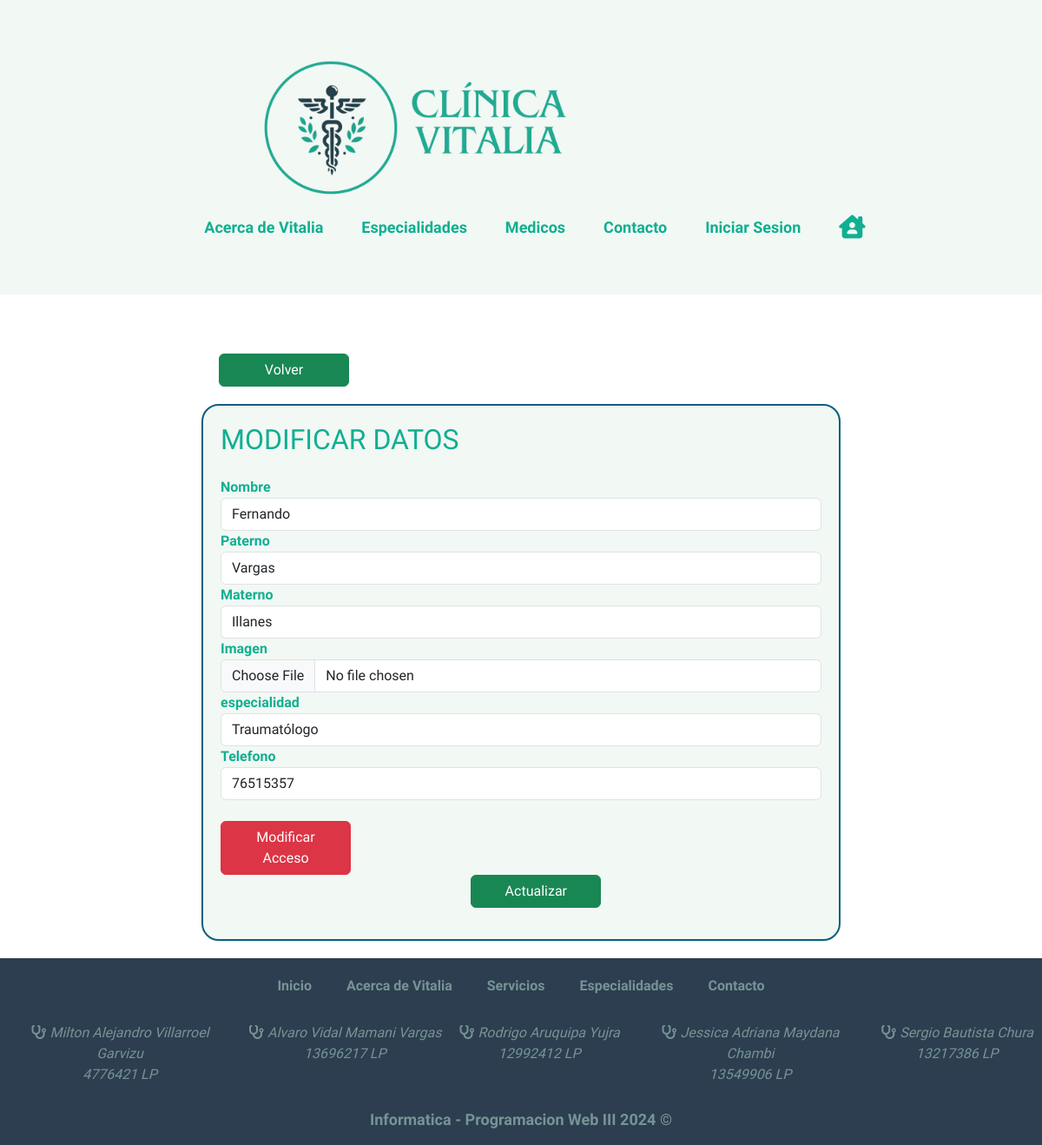
Screenshot of /admin/medicos/modificarMedico.php?cod=1 with the database file from the repository.
### tables this page shows
CREATE TABLE `medico` (
  `idMedico` int(11) NOT NULL,
  `mNombre` varchar(45) NOT NULL,
  `mPaterno` varchar(45) NOT NULL,
  `mMaterno` varchar(45) NOT NULL,
  `mTelefono` varchar(20) NOT NULL,
  `especialidad` varchar(45) NOT NULL,
  `mCi` varchar(20) NOT NULL,
  `imagen` varchar(100) NOT NULL,
  `email` varchar(80) NOT NULL,
  `pasword` char(65) NOT NULL,
  `estado` varchar(20) NOT NULL DEFAULT 'Activo'
);

### admin/medicos/modificarMedico.php (the view, shortened to what this page needs)
<?php
    $db=conectarDB();
    $cod=$_GET['cod'];
    $tipo=$_SESSION['tipo'];
                    ?>
    <?php
        $consulta="select * from medico where idMedico='$cod'";
        $res=mysqli_query($db,$consulta);
        while($fila=mysqli_fetch_array($res))
        {
    ?>
<div class="container mt-5">
    <div class="row justify-content-center">
        <div class="col-md-8">
            <a style="margin: 20px;" href="/clinica/<?=($tipo=='administradores'?'admin/medicos/listadoMedico':($tipo=='medicos'?'admin/indexM':($tipo=='pacientes'?'admin/indexP':'index')))?>.php" class="btn btn-success">Volver</a>
            <div class="formulario">
                <h2 class="mb-4">MODIFICAR DATOS</h2>
                <form action="modificarMedico.php?cod=<?php echo $fila['idMedico']; ?>" method="post" enctype="multipart/form-data">
                    <div class="row">
                        <div class="col-md-12">
                            <div class="form-group">
                                <td>Nombre</td>
                                <td><input type="text" class="form-control" name="nom" id="nom" value="<?php echo $fila['mNombre']; ?>"></td>
                            </div>
                            <div class="form-group">
                                <td>Paterno</td>
                                <td><input type="text" class="form-control" name="pat" id="pat" value="<?php echo $fila['mPaterno']; ?>"></td>
                            </div>
                            <div class="form-group">
                                 <td>Materno</td>
                                <td><input type="text" class="form-control" name="mat" id="mat" value="<?php echo $fila['mMaterno']; ?>"></td>
                            </div>
                            <div class="form-group">
                                <td>Imagen</td>
                                <td><input type="file" class="form-control" accept="image/jpeg, image/png" name="imagen" id="imagen" value="<?php echo $fila['imagen']; ?>"></td>
                            </div>
                            <div class="form-group">
                                 <td>especialidad</td>
                                <td><input type="text" class="form-control" name="esp" id="esp" value="<?php echo $fila['especialidad']; ?>"></td>
                            </div>
                            <div class="form-group">
                                <td>Telefono</td>
                                <td><input type="text" class="form-control" name="tel" id="tel" value="<?php echo $fila['mTelefono']; ?>"></td>
                            </div>
                            <br>
                            <div class="row">
                                <div class="form-group col-md-6">
                                    <button type="button" class="btn btn-danger" data-bs-toggle="modal" data-bs-target="#password">
                                    Modificar Acceso
                                    </button>
                                </div>
                            </div>
                            <button type="submit" name="Modificar" id="Modificar" value="Modificar" class="btn btn-success offset-md-5">Actualizar</button>
                            <?php
                                }
                            ?>
                        </div>
                    </div>
                </form>
            </div>
        </div>
    </div>
</div>

### paginas/acercade/estilode1.css (style rules this page uses)
:root { --color-azul-claro: #5DADE2; --color-blanco: #FFFFFF; --color-gris-verdoso: #2C3E50; --color-gris: #779394; --color-verde-azul: #065f7f; --color-verde-oscuro: #10af92; --color-verde: #7DCEA0; --color-azul: #3498DB; --color-blancomedico: #F2F8F4; }

### paginas/medicos/css/style.css (style rules this page uses)
:root { --color-azul-claro: #5DADE2; --color-blanco: #FFFFFF; --color-gris-verdoso: #2C3E50; --color-gris: #779394; --color-verde-azul: #065f7f; --color-verde-oscuro: #10af92; --color-verde: #7DCEA0; --color-azul: #3498DB; --color-blancomedico: #F2F8F4; }

### paginas/contacto/style.css (style rules this page uses)
:root { --color-azul-claro: #5DADE2; --color-blanco: #FFFFFF; --color-gris-verdoso: #2C3E50; --color-gris: #779394; --color-verde-azul: #065f7f; --color-verde-oscuro: #10af92; --color-verde: #7DCEA0; --color-azul: #3498DB; --color-blancomedico: #F2F8F4; }

### build/css/estilos.css (style rules this page uses)
:root { --color-azul-claro: #5DADE2; --color-blanco: #FFFFFF; --color-gris-verdoso: #2C3E50; --color-gris: #779394; --color-verde-azul: #065f7f; --color-verde-oscuro: #10af92; --color-verde: #7DCEA0; --color-azul: #3498DB; --color-blancomedico: #F2F8F4; }
.btn { width: 150px; }

### admin/medicos/modificarMedico.php (style rules this page uses)
.formulario { margin-bottom: 20px; padding:20px; background-color: #F2F8F4; color:var(--color-verde-oscuro); font-weight:bold; border: 2px solid var(--color-verde-azul); border-radius: 20px; }

### rows the page displays
medico: nom "Fernando", pat "Vargas", mat "Illanes", esp "Traumatólogo", tel "76515357"
